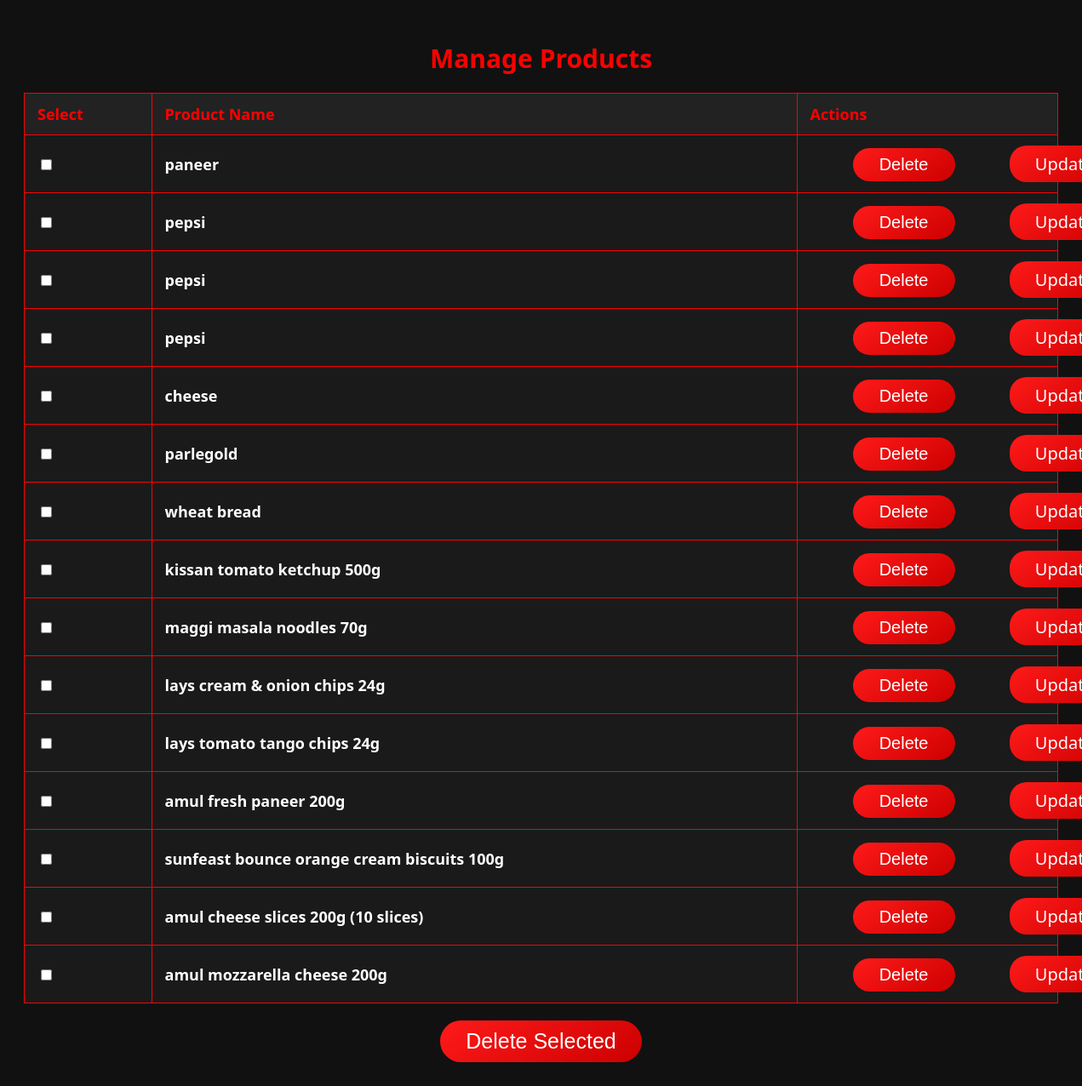
Screenshot of /manage-products/ with the database file from the repository.
### main/models.py (models this page shows, shortened)
class Product(models.Model):
    UNIT_CHOICES = [
        'g', 'kg', 'tonne', 'mg', 'quintal', 'ml', 'l', 'gallon', 'pint', 'piece', 'dozen', 'pack', 'box'
    ]
    quantity_validator = RegexValidator(
        regex=r'^\s*\d+(\.\d+)?\s*(g|kg|tonne|mg|quintal|ml|l|gallon|pint|piece|dozen|pack|box)\s*$',
        message="Enter quantity in a valid format (e.g., '500g', '1 kg', '2 dozen')."
    )
    id = models.CharField(
        max_length=50,
        primary_key=True,
        unique=True
    )
    name = models.CharField(max_length=100)
    image = models.ImageField(upload_to='product_images/')
    quantity = models.CharField(
        max_length=20,
        validators=[quantity_validator]
    )
    price = models.DecimalField(max_digits=8, decimal_places=2)
    stock = models.PositiveIntegerField()
    tax = models.DecimalField(
        max_digits=5,
        decimal_places=2
    )

### main/views.py (the view, shortened to what this page needs)
# urls.py: path('manage-products/', views.manage_products, name='manage_products'),
def manage_products(request):
    products = Product.objects.all()
    selected_id = request.GET.get('select')
    selected_product = None
    if selected_id:
        selected_product = get_object_or_404(Product, id=selected_id)
    return render(request, 'manage_products.html', {
        'products': products,
        'selected_product': selected_product,
        'form': ProductForm(instance=selected_product) if selected_product else None,
    })

### main/templates/manage_products.html (shortened to what this page needs)
{% load static %}
<!DOCTYPE html>
<html>
<head>
    <link rel="stylesheet" href="{% static 'css/manage.css' %}">
</head>
<body>
    <div class="container">
        <h1>Manage Products</h1>
        <form method="post">
            <table class="product-table">
                <thead>
                    <tr>
                        <th>Select</th>
                        <th>Product Name</th>
                        <th>Actions</th>
                    </tr>
                </thead>
                <tbody>
                    {% for product in products %}
                    <tr>
                        <td><input type="checkbox" name="product_ids" value="{{ product.id }}"></td>
                        <td><span class="product-name">{{ product.name }}</span></td>
                        <td class="buttons">
                            <button type="submit" name="delete_single" value="{{ product.id }}" class="action-btn delete">Delete</button>
                            <a href="{% url 'update_product' product.id %}" class="action-btn update">Update</a>
                        </td>
                    </tr>
                    {% empty %}
                    <tr><td colspan="3">No products found.</td></tr>
                    {% endfor %}
                </tbody>
            </table>
            <button type="submit" name="delete" class="delete-btn">Delete Selected</button>
        </form>
    </div>
</body>
</html>

### main/static/css/manage.css (style rules this page uses)
body { background-color: #111; color: #fff; font-family: 'Segoe UI', Tahoma, Geneva, Verdana, sans-serif; padding: 20px; }
h1 { color: red; text-align: center; font-size: 30px; margin-bottom: 20px; }
.product-table { width: 100%; border-collapse: collapse; margin-bottom: 20px; }
.product-table th, .product-table td { padding: 12px 15px; border: 1px solid red; text-align: left; font-size: 18px; }
.product-table th { background-color: #222; color: red; font-weight: bold; }
.product-table td { background-color: #1a1a1a; }
.product-name { color: #fff; text-decoration: none; font-weight: bold; }
.action-btn { background: linear-gradient(145deg, #ff1a1a, #cc0000); padding: 8px 14px; margin-right: 10px; border: none; border-radius: 20px; font-size: 20px; color: #fff; text-decoration: none; display: inline-block; transition: transform 0.2s ease, box-shadow 0.2s ease; width: fit-content; text-align: center; }
.delete { margin-left: 50px; width: 120px; }
.update { margin-left: 50px; width: 100px; margin-right: -220px; }
.delete-btn { background: linear-gradient(145deg, #ff1a1a, #cc0000); color: #fff; border: none; padding: 10px 30px; margin-top: 10px; display: block; margin-left: auto; margin-right: auto; border-radius: 30px; font-size: 20px; text-decoration: none; transition: transform 0.2s ease, box-shadow 0.2s ease; width: fit-content; text-align: center; font-size: 25px; }

### rows the page displays
Product: name "paneer"
Product: name "pepsi"
Product: name "pepsi"
Product: name "pepsi"
Product: name "cheese"
Product: name "parlegold", {{ product.id }} 108 (drawn)
Product: name "wheat bread"
Product: name "kissan tomato ketchup 500g"
Product: name "maggi masala noodles 70g"
Product: name "lays cream & onion chips 24g"
Product: name "lays tomato tango chips 24g"
Product: name "amul fresh paneer 200g"
Product: name "sunfeast bounce orange cream biscuits 100g"
Product: name "amul cheese slices 200g (10 slices)"
Product: name "amul mozzarella cheese 200g"
